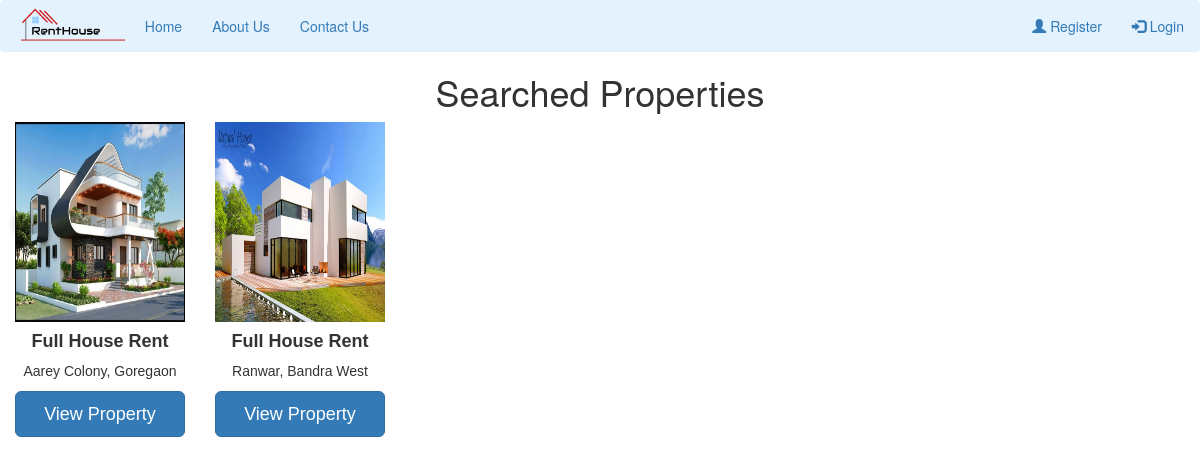
/search-property.php, run on the app's committed database.
### tables this page shows
CREATE TABLE `add_property` (
  `property_id` int(10) NOT NULL,
  `country` varchar(50) NOT NULL,
  `province` varchar(50) NOT NULL,
  `zone` varchar(50) NOT NULL,
  `district` varchar(50) NOT NULL,
  `city` varchar(100) NOT NULL,
  `vdc_municipality` varchar(50) NOT NULL,
  `ward_no` int(10) NOT NULL,
  `tole` varchar(100) NOT NULL,
  `contact_no` bigint(10) NOT NULL,
  `property_type` varchar(50) NOT NULL,
  `estimated_price` bigint(10) NOT NULL,
  `total_rooms` int(10) NOT NULL,
  `bedroom` int(10) NOT NULL,
  `living_room` int(10) NOT NULL,
  `kitchen` int(10) NOT NULL,
  `bathroom` int(10) NOT NULL,
  `description` varchar(2000) NOT NULL,
  `latitude` decimal(9,6) NOT NULL,
  `longitude` decimal(9,6) NOT NULL,
  `owner_id` int(10) NOT NULL
);

CREATE TABLE `property_photo` (
  `property_photo_id` int(12) NOT NULL,
  `p_photo` varchar(500) NOT NULL,
  `property_id` int(11) NOT NULL
);

### search-property.php (the view, shortened to what this page needs)
<?php
include("navbar.php");
 ?>
 <?php
include("config/config.php");
 ?>
<!DOCTYPE html>
<html>
<head>
</head>
<body>
<?php
$q_string = $_POST['search_property'];
$sql="SELECT * FROM add_property where concat(zone,district,province,city,tole,property_type,country) like '%$q_string%'";
    $query=mysqli_query($db,$sql);
    echo '<center><h1>Searched Properties</h1></center>';
    if(mysqli_num_rows($query)>0)
    {
      while ($rows=mysqli_fetch_assoc($query)) {
        $property_id=$rows['property_id'];
?>
<div class="col-sm-2">
<div class="card">
<?php
        $sql2="SELECT * FROM property_photo where property_id='$property_id'";
    $query2=mysqli_query($db,$sql2);
    if(mysqli_num_rows($query2)>0)
    {
      $row=mysqli_fetch_assoc($query2);
        $photo=$row['p_photo'];
        echo  '<img class="image" src="owner/'.$photo.'">'; }?>
  <h4><b><?php echo $rows['property_type']; ?></b></h4>
  <p><?php echo $rows['city'].', '.$rows['district'] ?></p>
  <p><?php echo '<a href="view-property.php?property_id='.$rows['property_id'].'"  class="btn btn-lg btn-primary btn-block" >View Property </a><br>'; ?></p><br>
</div>
</div>
</body>
</html>
<?php
}
    }
    else{
    	echo "<center><h3>Searched Property not found...</h3></center>";
    }
    ?>

### search-property.php (style rules this page uses)
.card { box-shadow: 0 4px 8px 0 rgba(0, 0, 0, 0.2); max-width: 100%; min-width: 100%; margin: auto; text-align: center; font-family: arial; display: inline; }
.btn { width: 100%; }
.image { min-width: 100%; min-height: 200px; max-width: 100%; max-height:200px; }

### data on the page
add_property: property_photo.p_photo (picture), property_type "Full House Rent", city "Aarey Colony", district "Goregaon"
add_property: property_photo.p_photo (picture), property_type "Full House Rent", city "Ranwar", district "Bandra West"
